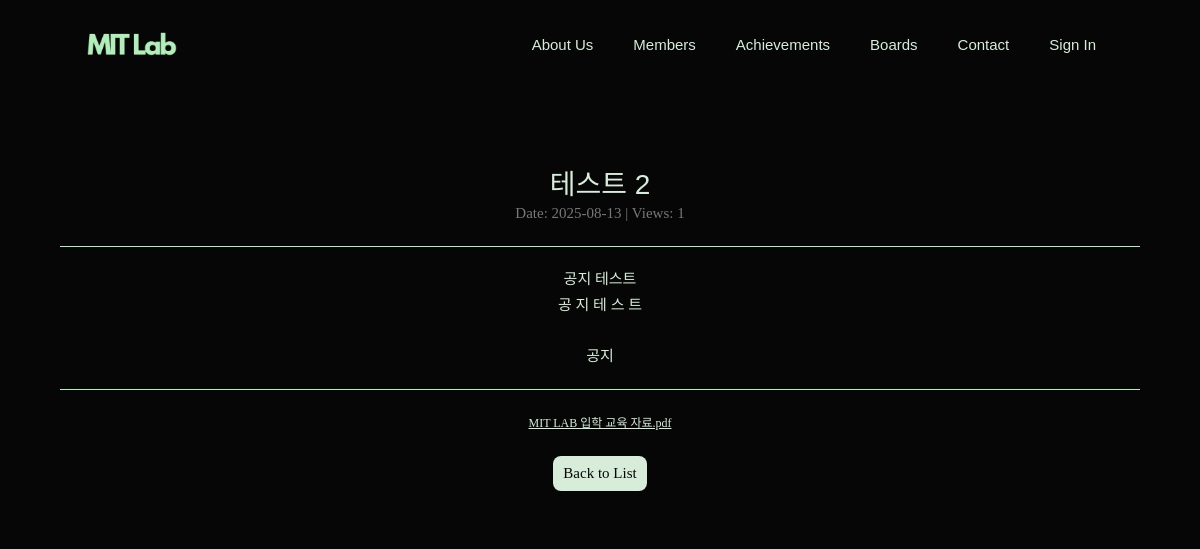
The app's page /notice/2, older data.
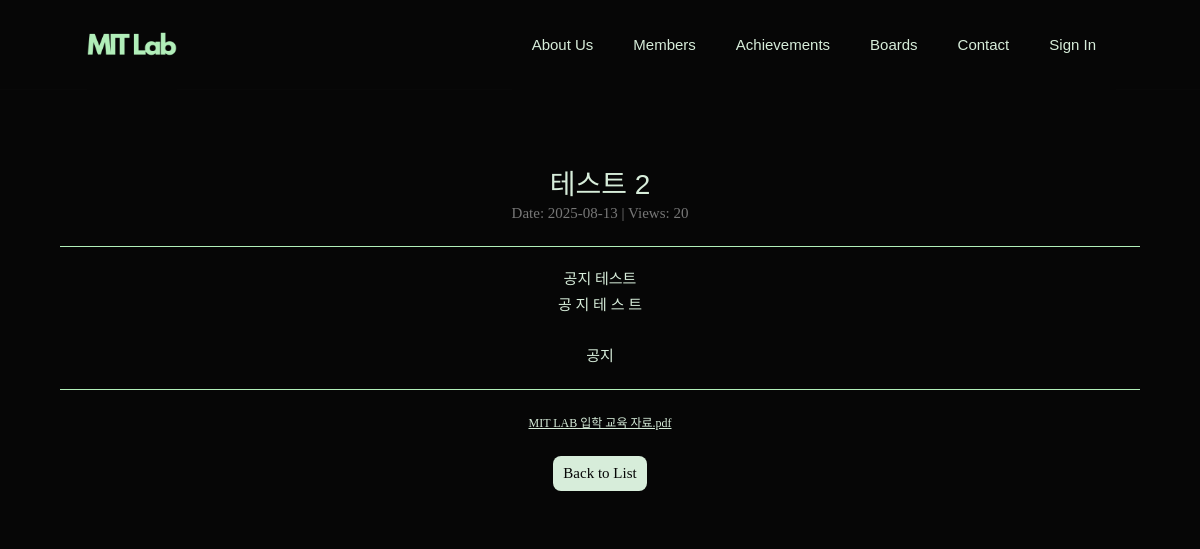
The same page, newer data.
### app.py (models this page shows)
class Notice(db.Model):
    id = db.Column(db.Integer, primary_key=True)
    title = db.Column(db.String(200), nullable=False)
    content = db.Column(db.Text, nullable=False)
    created_at = db.Column(db.DateTime, default=datetime.utcnow)
    view_count = db.Column(db.Integer, default=0)
    attachments = db.relationship('NoticeAttachment', backref='notice', cascade='all, delete-orphan')

### app.py (the view)
@app.route('/notice/<int:notice_id>')
def notice_view_post(notice_id):
    notice = Notice.query.get_or_404(notice_id)
    notice.view_count += 1
    db.session.commit()
    return render_template('notice_view_post.html', notice=notice)

### app.py (called while the page is built)
@app.context_processor
def inject_csrf_token():
    return dict(csrf_token=generate_csrf)

### templates/notice_view_post.html (shortened to what this page needs)
{% extends "base.html" %}
{% block content %}
<div class="container-fluid mt-5 notice-container">
    <div class="post-header text-center my-4">
        <h2 class="post-title">{{ notice.title }}</h2>
        <p class="text-muted">
            Date: {{ notice.created_at.strftime('%Y-%m-%d') }} |
            Views: {{ notice.view_count }}
        </p>
        <hr>
        <div>
            {{ notice.content.replace('\n', '<br>') | safe }}
        </div>
        <hr>
        {% if notice.attachments %}
        <ul class="attachment">
            {% for file in notice.attachments %}
                <li><a href="{{ url_for('static', filename='upload/' ~ file.filename) }}" target="_blank" class="attachment-link">{{ file.filename.split('/')[-1] }}</a></li>
            {% endfor %}
        </ul>
        {% endif %}
        <a href="{{ url_for('notice') }}" class="custom-notice-btn">Back to List</a>
    </div>
</div>
{% endblock %}

Row changes from the older to the newer data that the page shows:
changed Notice "테스트 2": view_count "1" → "20"
